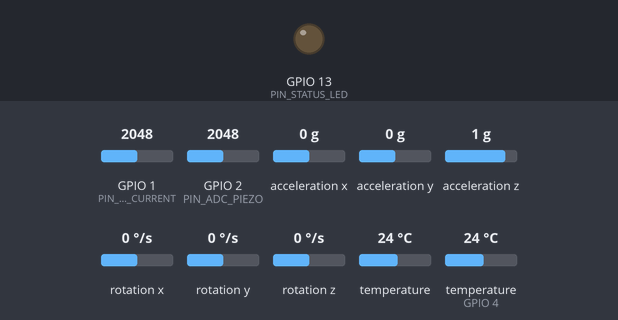
Simulated run of this sketch. Board: ESP32-S3. On the bench: output pins drawn as LEDs (lit = HIGH). The test bench sets the inputs (shaded band); at power-on: GPIO 1 (PIN_ADC_CURRENT) = 2048, GPIO 2 (PIN_ADC_PIEZO) = 2048, acceleration x 0 g, acceleration y 0 g, acceleration z 1 g, rotation x 0 °/s, rotation y 0 °/s, rotation z 0 °/s, temperature 24 °C, temperature (sensor on GPIO 4) 24 °C. WiFi joins after 1.5 s; servers stay silent unless stated; no MQTT or app messages arrive unless stated; what the sketch prints to the serial monitor is not drawn.

Above: at 0.0 s.
At 2.6 s:
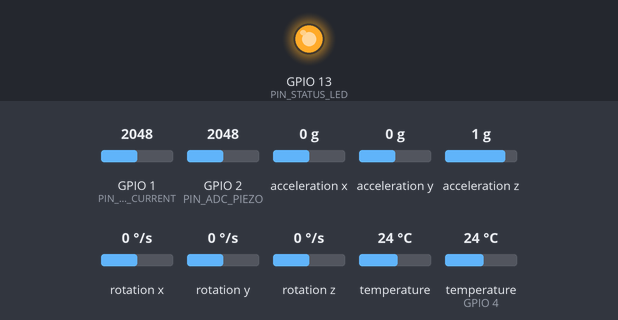
Timing chart, 0 to 4.1 s (numbered marks = the images above):
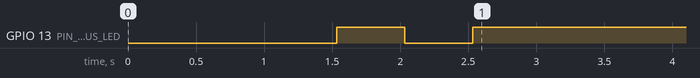

The sketch:

esp32_s3_mems_node.ino
```cpp
/**
 * @file esp32_s3_mems_node.ino
 * @brief Self-Powered Multimodal MEMS Sensor Node Firmware for ESP32-S3
 * @details Collects MPU6050 (Vibration/Motion), DS18B20 (Temperature),
 *          ACS712 (Current), and Piezoelectric Transducer (Voltage) readings,
 *          formats to JSON and publishes via MQTT to the Application Tier backend.
 *
 * Required Libraries:
 * - PubSubClient (by Nick O'Leary)
 * - ArduinoJson (by Benoit Blanchon, v6 or v7)
 * - Adafruit MPU6050 & Adafruit BusIO
 * - OneWire (by Paul Stoffregen)
 * - DallasTemperature (by Miles Burton)
 */

#include <WiFi.h>
#include <PubSubClient.h>
#include <Wire.h>
#include <Adafruit_MPU6050.h>
#include <Adafruit_Sensor.h>
#include <OneWire.h>
#include <DallasTemperature.h>
#include <ArduinoJson.h>

#include "config.h"

// Hardware instances
WiFiClient espClient;
PubSubClient mqttClient(espClient);
Adafruit_MPU6050 mpu;
OneWire oneWire(PIN_ONEWIRE_TEMP);
DallasTemperature tempSensor(&oneWire);

// Timing variables
unsigned long lastPublishTime = 0;
unsigned long lastReconnectAttempt = 0;

// Sensor calibration offsets
float acs712_zero_voltage = 2.50; // Calibrated 0A voltage at 5V rail

// Function Prototypes
void setupWiFi();
void reconnectMQTT();
void readAndPublishSensors();
float readACS712Current();
float readPiezoVoltage();

void setup() {
  Serial.begin(115200);
  delay(1000);
  Serial.println(F("\n=============================================="));
  Serial.println(F("  MEMS Industrial Sensor Node - ESP32-S3"));
  Serial.println(F("  Multimodal Vibration, Temp, Current & Piezo"));
  Serial.println(F("=============================================="));

  pinMode(PIN_STATUS_LED, OUTPUT);
  pinMode(PIN_ADC_CURRENT, INPUT);
  pinMode(PIN_ADC_PIEZO, INPUT);

  // Set ADC attenuation to 11dB (allows up to ~3.1-3.3V measurement range)
  analogSetAttenuation(ADC_11db);

  // Initialize I2C for MPU6050
  Wire.begin(PIN_I2C_SDA, PIN_I2C_SCL, 400000); // Fast mode 400kHz
  if (!mpu.begin(0x68, &Wire)) {
    Serial.println(F("[-] Warning: MPU6050 sensor not found on I2C bus!"));
  } else {
    Serial.println(F("[+] MPU6050 initialized successfully."));
    mpu.setAccelerometerRange(MPU6050_RANGE_8_G);
    mpu.setGyroRange(MPU6050_RANGE_500_DEG);
    mpu.setFilterBandwidth(MPU6050_BAND_44_HZ);
  }

  // Initialize DS18B20 OneWire Temperature
  tempSensor.begin();
  Serial.println(F("[+] DS18B20 temperature sensor bus initialized."));

  // Connect to WiFi
  setupWiFi();

  // Configure MQTT
  mqttClient.setServer(MQTT_BROKER_IP, MQTT_BROKER_PORT);
  mqttClient.setBufferSize(1024); // Expand buffer for JSON payload
}

void loop() {
  if (WiFi.status() != WL_CONNECTED) {
    setupWiFi();
  }

  if (!mqttClient.connected()) {
    unsigned long now = millis();
    if (now - lastReconnectAttempt > 5000) {
      lastReconnectAttempt = now;
      reconnectMQTT();
    }
  } else {
    mqttClient.loop();
  }

  // Periodic Telemetry Publishing
  unsigned long currentMillis = millis();
  if (currentMillis - lastPublishTime >= PUBLISH_INTERVAL_MS) {
    lastPublishTime = currentMillis;
    readAndPublishSensors();
  }
}

void setupWiFi() {
  Serial.print(F("[*] Connecting to WiFi SSID: "));
  Serial.println(WIFI_SSID);
  WiFi.mode(WIFI_STA);
  WiFi.begin(WIFI_SSID, WIFI_PASSWORD);

  int attempts = 0;
  while (WiFi.status() != WL_CONNECTED && attempts < 20) {
    delay(500);
    Serial.print(F("."));
    digitalWrite(PIN_STATUS_LED, !digitalRead(PIN_STATUS_LED));
    attempts++;
  }

  if (WiFi.status() == WL_CONNECTED) {
    Serial.println(F("\n[+] WiFi Connected!"));
    Serial.print(F("[+] IP Address: "));
    Serial.println(WiFi.localIP());
    digitalWrite(PIN_STATUS_LED, HIGH);
  } else {
    Serial.println(F("\n[-] WiFi Connection Timeout. Node will continue and retry."));
  }
}

void reconnectMQTT() {
  Serial.print(F("[*] Connecting to MQTT Broker: "));
  Serial.print(MQTT_BROKER_IP);
  Serial.print(F(":"));
  Serial.println(MQTT_BROKER_PORT);

  if (mqttClient.connect(MQTT_CLIENT_ID)) {
    Serial.println(F("[+] Connected to Mosquitto MQTT Broker!"));

    // Publish online status
    StaticJsonDocument<256> statusDoc;
    statusDoc["device_id"] = DEVICE_ID;
    statusDoc["machine_id"] = MACHINE_ID;
    statusDoc["status"] = "ONLINE";
    statusDoc["firmware"] = FIRMWARE_VERSION;
    statusDoc["ip"] = WiFi.localIP().toString();

    char statusBuffer[256];
    serializeJson(statusDoc, statusBuffer);
    mqttClient.publish(MQTT_TOPIC_STATUS, statusBuffer, true);
  } else {
    Serial.print(F("[-] MQTT connection failed, rc="));
    Serial.println(mqttClient.state());
  }
}

void readAndPublishSensors() {
  // 1. Read MPU6050
  sensors_event_t a, g, temp_mpu;
  float ax = 0.0, ay = 0.0, az = 0.0;
  float gx = 0.0, gy = 0.0, gz = 0.0;

  if (mpu.getEvent(&a, &g, &temp_mpu)) {
    ax = a.acceleration.x;
    ay = a.acceleration.y;
    az = a.acceleration.z;
    gx = g.gyro.x;
    gy = g.gyro.y;
    gz = g.gyro.z;
  }

  // 2. Read DS18B20 Temperature
  tempSensor.requestTemperatures();
  float motorTemp = tempSensor.getTempCByIndex(0);
  if (motorTemp == DEVICE_DISCONNECTED_C || motorTemp < -50.0) {
    motorTemp = 0.0; // Mark disconnected
  }

  // 3. Read Conditioned ACS712 Current
  float currentAmps = readACS712Current();

  // 4. Read Piezoelectric Transducer Voltage
  float piezoVolts = readPiezoVoltage();

  // 5. Serialize to JSON matching backend schema
  StaticJsonDocument<768> doc;
  doc["device_id"] = DEVICE_ID;
  doc["machine_id"] = MACHINE_ID;
  doc["source"] = "hardware"; // Explicitly identifies physical hardware telemetry

  JsonObject sensors = doc.createNestedObject("sensors");
  sensors["vibration_x"] = round(ax * 100.0) / 100.0;
  sensors["vibration_y"] = round(ay * 100.0) / 100.0;
  sensors["vibration_z"] = round(az * 100.0) / 100.0;
  sensors["gyro_x"] = round(gx * 1000.0) / 1000.0;
  sensors["gyro_y"] = round(gy * 1000.0) / 1000.0;
  sensors["gyro_z"] = round(gz * 1000.0) / 1000.0;
  sensors["temperature"] = round(motorTemp * 10.0) / 10.0;
  sensors["current"] = round(currentAmps * 100.0) / 100.0;
  sensors["piezo_voltage"] = round(piezoVolts * 100.0) / 100.0;

  char jsonBuffer[768];
  size_t len = serializeJson(doc, jsonBuffer);

  // Publish to MQTT
  if (mqttClient.connected()) {
    bool published = mqttClient.publish(MQTT_TOPIC_SENSORS, jsonBuffer);
    if (!published) {
      Serial.println(F("[-] Failed to publish MQTT telemetry packet."));
    }
  }

  // Print diagnostic log
  Serial.print(F("[TELEMETRY] Vib_Z: "));
  Serial.print(az, 2);
  Serial.print(F(" m/s2 | Temp: "));
  Serial.print(motorTemp, 1);
  Serial.print(F(" C | Current: "));
  Serial.print(currentAmps, 2);
  Serial.print(F(" A | Piezo: "));
  Serial.print(piezoVolts, 2);
  Serial.println(F(" V"));
}

float readACS712Current() {
  // Read and average 32 ADC samples to filter switching noise
  long sum = 0;
  for (int i = 0; i < 32; i++) {
    sum += analogRead(PIN_ADC_CURRENT);
    delayMicroseconds(50);
  }
  float avgRaw = (float)sum / 32.0;

  // Convert ESP32 ADC reading to voltage at ADC pin
  float vPin = (avgRaw / ADC_RESOLUTION) * ADC_MAX_VOLTAGE;

  // Compensate for 20k / (10k + 20k) voltage divider
  float vSensorOut = vPin / ACS712_DIVIDER_RATIO;

  // Convert voltage offset to current: I = (V_out - V_zero) / Sensitivity
  float current = (vSensorOut - acs712_zero_voltage) / ACS712_SENSITIVITY;

  return abs(current);
}

float readPiezoVoltage() {
  // Read rectified and clamped piezoelectric transducer voltage
  long sum = 0;
  for (int i = 0; i < 16; i++) {
    sum += analogRead(PIN_ADC_PIEZO);
    delayMicroseconds(50);
  }
  float avgRaw = (float)sum / 16.0;
  float voltage = (avgRaw / ADC_RESOLUTION) * ADC_MAX_VOLTAGE;
  return voltage;
}
```

config.h
```cpp
#ifndef CONFIG_H
#define CONFIG_H

// ==========================================
// WiFi & Network Configuration
// ==========================================
#define WIFI_SSID           "YOUR_WIFI_SSID"
#define WIFI_PASSWORD       "YOUR_WIFI_PASSWORD"

// ==========================================
// MQTT Broker Configuration
// ==========================================
#define MQTT_BROKER_IP      "192.168.1.100" // IP address of computer running Mosquitto / Backend
#define MQTT_BROKER_PORT    1883
#define MQTT_CLIENT_ID      "ESP32S3_MOTOR_NODE_01"
#define MQTT_TOPIC_SENSORS  "mems/motor001/sensors"
#define MQTT_TOPIC_STATUS   "mems/motor001/status"
#define MQTT_TOPIC_ALERTS   "mems/motor001/alerts"

// ==========================================
// Device & Machine Identification
// ==========================================
#define DEVICE_ID           "ESP32_001"
#define MACHINE_ID          "MOTOR_001"
#define FIRMWARE_VERSION    "1.0.0-PROD"

// ==========================================
// Pin Assignments for ESP32-S3
// ==========================================
// MPU6050 (I2C)
#define PIN_I2C_SDA         8
#define PIN_I2C_SCL         9

// DS18B20 (OneWire)
#define PIN_ONEWIRE_TEMP    4   // Requires 4.7k ohm pull-up to 3.3V

// ACS712 Current Sensor (Analog Input)
// CAUTION: ACS712 outputs VCC/2 (2.5V) at 0A and up to 4.5V+ under load!
// MUST be scaled via a 10k/20k voltage divider to stay below 3.3V ADC max.
#define PIN_ADC_CURRENT     1   // GPIO 1 (ADC1_CH0)

// Piezoelectric Transducer (Analog Input)
// Transducer connected through full-wave Schottky bridge + 3.3V Zener diode clamp
#define PIN_ADC_PIEZO       2   // GPIO 2 (ADC1_CH1)

// Status LED
#define PIN_STATUS_LED      13

// ==========================================
// Sampling Rates & Sensor Calibration
// ==========================================
#define PUBLISH_INTERVAL_MS 1000  // 1 Hz periodic telemetry
#define ADC_MAX_VOLTAGE     3.3
#define ADC_RESOLUTION      4095.0

// ACS712-05B Parameters (5 Amp model: 185 mV/A sensitivity)
// With a 2:3 voltage divider (R1=10k, R2=20k), divider ratio = 20 / (10 + 20) = 0.667
#define ACS712_DIVIDER_RATIO 0.6667
#define ACS712_VCC           5.0
#define ACS712_SENSITIVITY   0.185 // 185 mV per Amp

#endif // CONFIG_H
```
